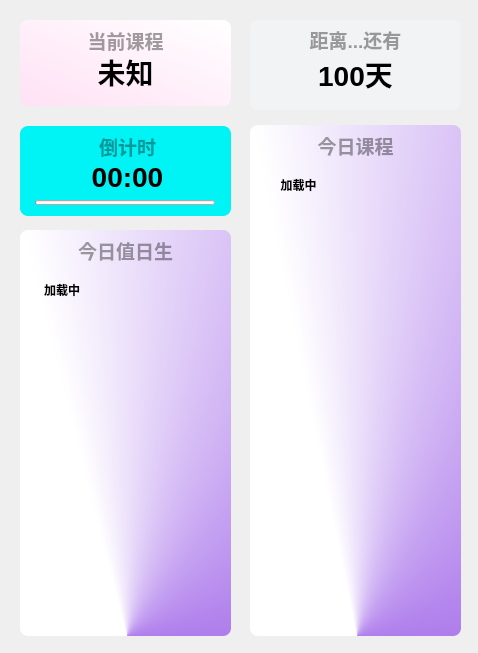
<?xml version="1.0" encoding="UTF-8"?>
<ui version="4.0">
 <class>From</class>
 <widget class="QWidget" name="From">
  <property name="geometry">
   <rect>
    <x>0</x>
    <y>0</y>
    <width>478</width>
    <height>653</height>
   </rect>
  </property>
  <property name="windowTitle">
   <string>Form</string>
  </property>
  <widget class="TitleLabel" name="lingyun_class">
   <property name="geometry">
    <rect>
     <x>20</x>
     <y>53</y>
     <width>211</width>
     <height>38</height>
    </rect>
   </property>
   <property name="font">
    <font>
     <family>Microsoft YaHei UI</family>
     <pointsize>21</pointsize>
     <weight>75</weight>
     <bold>true</bold>
    </font>
   </property>
   <property name="layoutDirection">
    <enum>Qt::LeftToRight</enum>
   </property>
   <property name="autoFillBackground">
    <bool>false</bool>
   </property>
   <property name="text">
    <string>未知</string>
   </property>
   <property name="alignment">
    <set>Qt::AlignCenter</set>
   </property>
  </widget>
  <widget class="SmoothScrollArea" name="sd_scroll">
   <property name="geometry">
    <rect>
     <x>260</x>
     <y>165</y>
     <width>191</width>
     <height>461</height>
    </rect>
   </property>
   <property name="styleSheet">
    <string notr="true">background: transparent; border: none</string>
   </property>
   <property name="widgetResizable">
    <bool>true</bool>
   </property>
   <widget class="QWidget" name="scrollAreaWidgetContents">
    <property name="geometry">
     <rect>
      <x>0</x>
      <y>0</y>
      <width>191</width>
      <height>461</height>
     </rect>
    </property>
    <layout class="QVBoxLayout" name="verticalLayout_9">
     <item>
      <layout class="QGridLayout" name="gridLayout">
       <property name="sizeConstraint">
        <enum>QLayout::SetNoConstraint</enum>
       </property>
       <property name="leftMargin">
        <number>2</number>
       </property>
       <property name="topMargin">
        <number>2</number>
       </property>
       <property name="rightMargin">
        <number>2</number>
       </property>
       <property name="bottomMargin">
        <number>2</number>
       </property>
       <property name="spacing">
        <number>2</number>
       </property>
       <item row="0" column="0">
        <widget class="StrongBodyLabel" name="class_ORD">
         <property name="maximumSize">
          <size>
           <width>70</width>
           <height>16777215</height>
          </size>
         </property>
         <property name="text">
          <string>&lt;html&gt;&lt;head/&gt;&lt;body&gt;&lt;p&gt;&lt;span style=&quot; font-weight:600;&quot;&gt;加载中&lt;/span&gt;&lt;/p&gt;&lt;/body&gt;&lt;/html&gt;</string>
         </property>
         <property name="alignment">
          <set>Qt::AlignHCenter|Qt::AlignTop</set>
         </property>
        </widget>
       </item>
       <item row="0" column="1">
        <widget class="VerticalSeparator" name="VerticalSeparator"/>
       </item>
       <item row="0" column="2">
        <widget class="StrongBodyLabel" name="class_widget">
         <property name="text">
          <string>&lt;html&gt;&lt;head/&gt;&lt;body&gt;&lt;p&gt;&lt;br/&gt;&lt;/p&gt;&lt;/body&gt;&lt;/html&gt;</string>
         </property>
         <property name="alignment">
          <set>Qt::AlignHCenter|Qt::AlignTop</set>
         </property>
        </widget>
       </item>
      </layout>
     </item>
    </layout>
   </widget>
  </widget>
  <widget class="QLabel" name="lingyun_background">
   <property name="geometry">
    <rect>
     <x>20</x>
     <y>20</y>
     <width>211</width>
     <height>86</height>
    </rect>
   </property>
   <property name="styleSheet">
    <string notr="true">background-color: qlineargradient(spread:pad, x1:0, y1:1, x2:1, y2:0, stop:0 rgba(255, 225, 245, 255), stop:1 rgba(255, 255, 255, 255));

border-radius: 8px</string>
   </property>
   <property name="text">
    <string/>
   </property>
   <property name="scaledContents">
    <bool>false</bool>
   </property>
  </widget>
  <widget class="QLabel" name="lingyun_Title">
   <property name="geometry">
    <rect>
     <x>20</x>
     <y>25</y>
     <width>211</width>
     <height>31</height>
    </rect>
   </property>
   <property name="font">
    <font>
     <family>Microsoft YaHei UI</family>
     <pointsize>14</pointsize>
     <weight>75</weight>
     <bold>true</bold>
    </font>
   </property>
   <property name="styleSheet">
    <string notr="true">color: rgba(0, 0, 0, 95);
font-weight: bold;</string>
   </property>
   <property name="text">
    <string>当前课程</string>
   </property>
   <property name="textFormat">
    <enum>Qt::PlainText</enum>
   </property>
   <property name="alignment">
    <set>Qt::AlignCenter</set>
   </property>
  </widget>
  <widget class="TitleLabel" name="lingyun_down">
   <property name="geometry">
    <rect>
     <x>22</x>
     <y>158</y>
     <width>211</width>
     <height>38</height>
    </rect>
   </property>
   <property name="font">
    <font>
     <family>Microsoft YaHei UI</family>
     <pointsize>21</pointsize>
     <weight>75</weight>
     <bold>true</bold>
    </font>
   </property>
   <property name="text">
    <string>00:00</string>
   </property>
   <property name="alignment">
    <set>Qt::AlignCenter</set>
   </property>
  </widget>
  <widget class="ProgressBar" name="lingyun_Bar">
   <property name="geometry">
    <rect>
     <x>35</x>
     <y>200</y>
     <width>180</width>
     <height>5</height>
    </rect>
   </property>
   <property name="minimumSize">
    <size>
     <width>0</width>
     <height>5</height>
    </size>
   </property>
   <property name="maximumSize">
    <size>
     <width>16777215</width>
     <height>6</height>
    </size>
   </property>
   <property name="styleSheet">
    <string notr="true"/>
   </property>
   <property name="orientation">
    <enum>Qt::Horizontal</enum>
   </property>
   <property name="useAni">
    <bool>true</bool>
   </property>
   <property name="val">
    <double>0.000000000000000</double>
   </property>
  </widget>
  <widget class="QLabel" name="todayclass_background">
   <property name="geometry">
    <rect>
     <x>250</x>
     <y>125</y>
     <width>211</width>
     <height>511</height>
    </rect>
   </property>
   <property name="styleSheet">
    <string notr="true">background-color: qconicalgradient(cx:0.506, cy:1, angle:202.5, stop:0.255682 rgba(129, 52, 225, 255), stop:0.761364 rgba(255, 255, 255, 255));
border-radius: 8px</string>
   </property>
   <property name="text">
    <string/>
   </property>
  </widget>
  <widget class="QLabel" name="todayclass_Title">
   <property name="geometry">
    <rect>
     <x>250</x>
     <y>130</y>
     <width>211</width>
     <height>31</height>
    </rect>
   </property>
   <property name="font">
    <font>
     <family>Microsoft YaHei UI</family>
     <pointsize>14</pointsize>
     <weight>75</weight>
     <bold>true</bold>
    </font>
   </property>
   <property name="styleSheet">
    <string notr="true">color: rgba(0, 0, 0, 95);
font-weight: bold;</string>
   </property>
   <property name="text">
    <string>今日课程</string>
   </property>
   <property name="textFormat">
    <enum>Qt::PlainText</enum>
   </property>
   <property name="alignment">
    <set>Qt::AlignCenter</set>
   </property>
  </widget>
  <widget class="QLabel" name="lingyun_background_2">
   <property name="geometry">
    <rect>
     <x>20</x>
     <y>126</y>
     <width>211</width>
     <height>90</height>
    </rect>
   </property>
   <property name="styleSheet">
    <string notr="true">background-color: rgba(0, 243, 245, 255);
border-radius: 8px</string>
   </property>
   <property name="text">
    <string/>
   </property>
  </widget>
  <widget class="QLabel" name="lingyun_Title_2">
   <property name="geometry">
    <rect>
     <x>22</x>
     <y>131</y>
     <width>211</width>
     <height>31</height>
    </rect>
   </property>
   <property name="font">
    <font>
     <family>Microsoft YaHei UI</family>
     <pointsize>14</pointsize>
     <weight>75</weight>
     <bold>true</bold>
    </font>
   </property>
   <property name="styleSheet">
    <string notr="true">color: rgba(0, 0, 0, 95);
font-weight: bold;</string>
   </property>
   <property name="text">
    <string>倒计时</string>
   </property>
   <property name="textFormat">
    <enum>Qt::PlainText</enum>
   </property>
   <property name="alignment">
    <set>Qt::AlignCenter</set>
   </property>
  </widget>
  <widget class="QLabel" name="lingyun_Title_3">
   <property name="geometry">
    <rect>
     <x>250</x>
     <y>24</y>
     <width>211</width>
     <height>31</height>
    </rect>
   </property>
   <property name="font">
    <font>
     <family>Microsoft YaHei UI</family>
     <pointsize>14</pointsize>
     <weight>75</weight>
     <bold>true</bold>
    </font>
   </property>
   <property name="styleSheet">
    <string notr="true">color: rgba(0, 0, 0, 95);
font-weight: bold;</string>
   </property>
   <property name="text">
    <string>距离...还有</string>
   </property>
   <property name="textFormat">
    <enum>Qt::PlainText</enum>
   </property>
   <property name="alignment">
    <set>Qt::AlignCenter</set>
   </property>
  </widget>
  <widget class="TitleLabel" name="lingyun_down_2">
   <property name="geometry">
    <rect>
     <x>250</x>
     <y>55</y>
     <width>211</width>
     <height>38</height>
    </rect>
   </property>
   <property name="font">
    <font>
     <family>Microsoft YaHei UI</family>
     <pointsize>21</pointsize>
     <weight>75</weight>
     <bold>true</bold>
    </font>
   </property>
   <property name="text">
    <string>100天</string>
   </property>
   <property name="alignment">
    <set>Qt::AlignCenter</set>
   </property>
  </widget>
  <widget class="QLabel" name="lingyun_background_3">
   <property name="geometry">
    <rect>
     <x>250</x>
     <y>20</y>
     <width>211</width>
     <height>90</height>
    </rect>
   </property>
   <property name="styleSheet">
    <string notr="true">background-color: rgba(242, 243, 245, 255);
border-radius: 8px</string>
   </property>
   <property name="text">
    <string/>
   </property>
  </widget>
  <widget class="SmoothScrollArea" name="sd_scroll_2">
   <property name="geometry">
    <rect>
     <x>20</x>
     <y>270</y>
     <width>211</width>
     <height>351</height>
    </rect>
   </property>
   <property name="styleSheet">
    <string notr="true">background: transparent; border: none</string>
   </property>
   <property name="widgetResizable">
    <bool>true</bool>
   </property>
   <widget class="QWidget" name="scrollAreaWidgetContents_2">
    <property name="geometry">
     <rect>
      <x>0</x>
      <y>0</y>
      <width>211</width>
      <height>351</height>
     </rect>
    </property>
    <layout class="QVBoxLayout" name="verticalLayout_10">
     <item>
      <layout class="QGridLayout" name="gridLayout_2">
       <property name="sizeConstraint">
        <enum>QLayout::SetNoConstraint</enum>
       </property>
       <property name="leftMargin">
        <number>2</number>
       </property>
       <property name="topMargin">
        <number>2</number>
       </property>
       <property name="rightMargin">
        <number>2</number>
       </property>
       <property name="bottomMargin">
        <number>2</number>
       </property>
       <property name="spacing">
        <number>2</number>
       </property>
       <item row="0" column="0">
        <widget class="StrongBodyLabel" name="duty_project_widget">
         <property name="maximumSize">
          <size>
           <width>85</width>
           <height>16777215</height>
          </size>
         </property>
         <property name="text">
          <string>&lt;html&gt;&lt;head/&gt;&lt;body&gt;&lt;p&gt;&lt;span style=&quot; font-weight:600;&quot;&gt;加载中&lt;/span&gt;&lt;/p&gt;&lt;/body&gt;&lt;/html&gt;</string>
         </property>
         <property name="alignment">
          <set>Qt::AlignHCenter|Qt::AlignTop</set>
         </property>
        </widget>
       </item>
       <item row="0" column="1">
        <widget class="VerticalSeparator" name="VerticalSeparator_2"/>
       </item>
       <item row="0" column="2">
        <widget class="StrongBodyLabel" name="duty_name_widget">
         <property name="text">
          <string>&lt;html&gt;&lt;head/&gt;&lt;body&gt;&lt;p&gt;&lt;br/&gt;&lt;/p&gt;&lt;/body&gt;&lt;/html&gt;</string>
         </property>
         <property name="alignment">
          <set>Qt::AlignHCenter|Qt::AlignTop</set>
         </property>
        </widget>
       </item>
      </layout>
     </item>
    </layout>
   </widget>
  </widget>
  <widget class="QLabel" name="duty_Title">
   <property name="geometry">
    <rect>
     <x>20</x>
     <y>235</y>
     <width>211</width>
     <height>31</height>
    </rect>
   </property>
   <property name="font">
    <font>
     <family>Microsoft YaHei UI</family>
     <pointsize>14</pointsize>
     <weight>75</weight>
     <bold>true</bold>
    </font>
   </property>
   <property name="styleSheet">
    <string notr="true">color: rgba(0, 0, 0, 95);
font-weight: bold;</string>
   </property>
   <property name="text">
    <string>今日值日生</string>
   </property>
   <property name="textFormat">
    <enum>Qt::PlainText</enum>
   </property>
   <property name="alignment">
    <set>Qt::AlignCenter</set>
   </property>
  </widget>
  <widget class="QLabel" name="duty_background">
   <property name="geometry">
    <rect>
     <x>20</x>
     <y>230</y>
     <width>211</width>
     <height>406</height>
    </rect>
   </property>
   <property name="styleSheet">
    <string notr="true">background-color: qconicalgradient(cx:0.506, cy:1, angle:202.5, stop:0.255682 rgba(129, 52, 225, 255), stop:0.761364 rgba(255, 255, 255, 255));
border-radius: 8px</string>
   </property>
   <property name="text">
    <string/>
   </property>
  </widget>
  <zorder>duty_background</zorder>
  <zorder>lingyun_background_3</zorder>
  <zorder>todayclass_background</zorder>
  <zorder>lingyun_background</zorder>
  <zorder>lingyun_Title</zorder>
  <zorder>lingyun_class</zorder>
  <zorder>sd_scroll</zorder>
  <zorder>todayclass_Title</zorder>
  <zorder>lingyun_background_2</zorder>
  <zorder>lingyun_down</zorder>
  <zorder>lingyun_Title_2</zorder>
  <zorder>lingyun_Bar</zorder>
  <zorder>lingyun_Title_3</zorder>
  <zorder>lingyun_down_2</zorder>
  <zorder>sd_scroll_2</zorder>
  <zorder>duty_Title</zorder>
 </widget>
 <customwidgets>
  <customwidget>
   <class>VerticalSeparator</class>
   <extends>QWidget</extends>
   <header>qfluentwidgets</header>
  </customwidget>
  <customwidget>
   <class>SmoothScrollArea</class>
   <extends>QScrollArea</extends>
   <header>qfluentwidgets</header>
   <container>1</container>
  </customwidget>
  <customwidget>
   <class>StrongBodyLabel</class>
   <extends>QLabel</extends>
   <header>qfluentwidgets</header>
  </customwidget>
  <customwidget>
   <class>TitleLabel</class>
   <extends>QLabel</extends>
   <header>qfluentwidgets</header>
  </customwidget>
  <customwidget>
   <class>ProgressBar</class>
   <extends>QProgressBar</extends>
   <header>qfluentwidgets</header>
  </customwidget>
 </customwidgets>
 <resources/>
 <connections/>
</ui>
